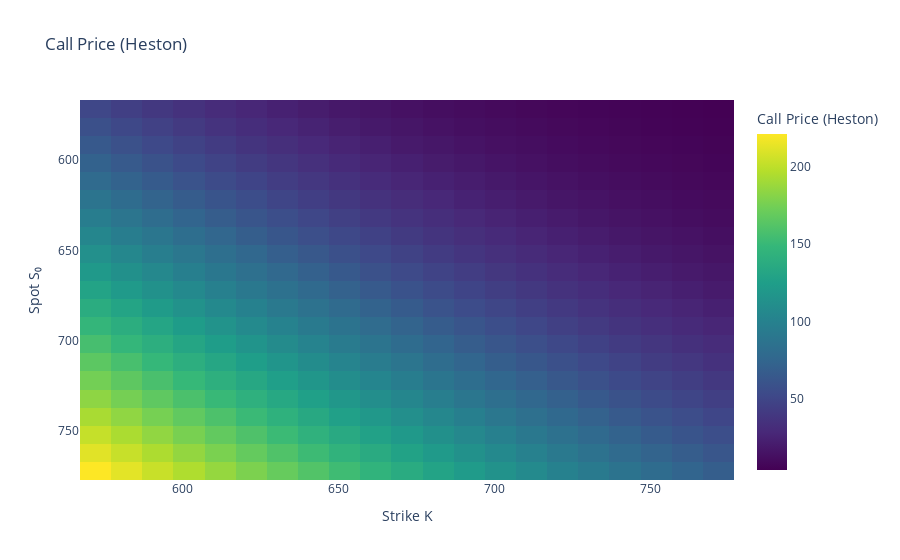
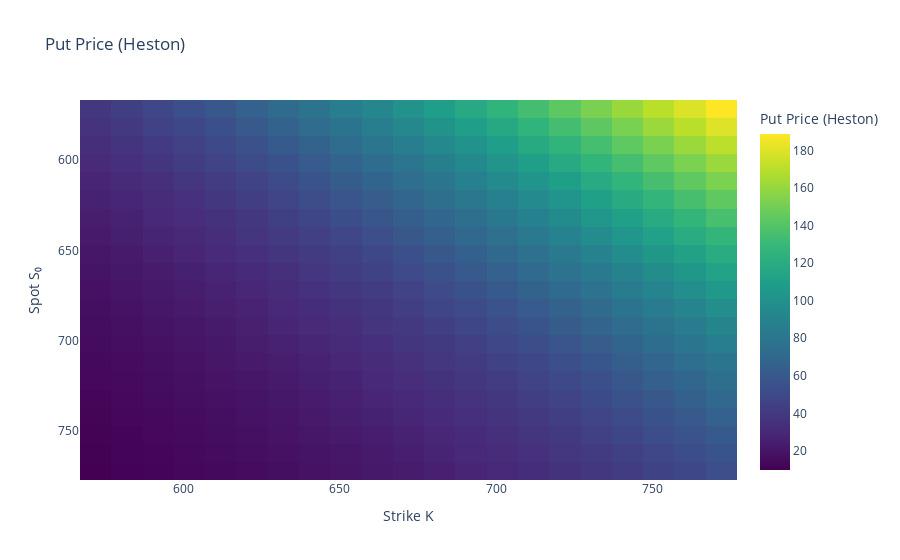
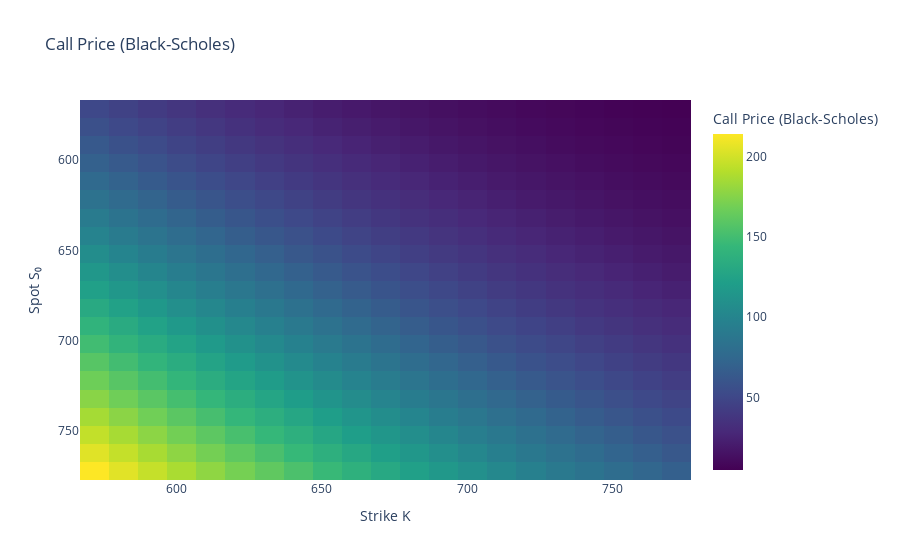
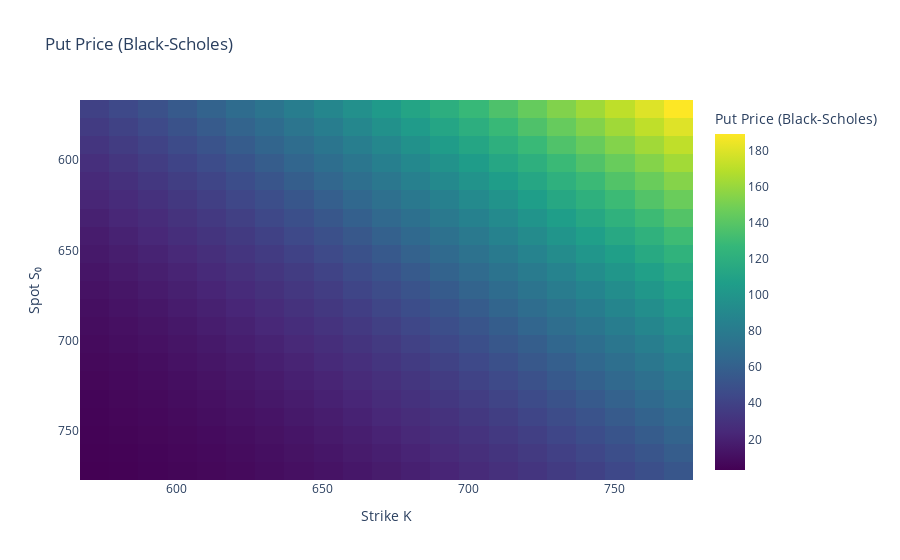

Write notebook code for charts like these, in order.
### Code cell
fig_call_heston = plot_heatmap(call_heston, K_grid, S_grid, 'Call Price (Heston)')
fig_put_heston = plot_heatmap(put_heston, K_grid, S_grid, 'Put Price (Heston)')
fig_call_bs = plot_heatmap(call_bs, K_grid, S_grid, 'Call Price (Black-Scholes)')
fig_put_bs = plot_heatmap(put_bs, K_grid, S_grid, 'Put Price (Black-Scholes)')
fig_call_heston.show()
fig_put_heston.show()
fig_call_bs.show()
fig_put_bs.show()

### Figure 1 — Plotly figure (JSON) as saved in the notebook; plotly's stock layout.template omitted (floating-point values rounded to 4 significant figures; data arrays with more than 128 entries replaced by an {"elided": "..."} marker saying what was removed)
{"data": [{"colorbar": {"title": {"text": "Call Price (Heston)"}}, "colorscale": [[0, "#440154"], [0.1111, "#482878"], [0.2222, "#3e4989"], [0.3333, "#31688e"], [0.4444, "#26828e"], [0.5556, "#1f9e89"], [0.6667, "#35b779"], [0.7778, "#6ece58"], [0.8889, "#b5de2b"], [1, "#fde725"]], "type": "heatmap", "x": [571.9, 581.9, 591.9, 601.9, 611.9, 621.9, 631.9, 641.9, 651.9, 661.9, 671.9, 681.9, 691.9, 701.9, 711.9, 721.9, 731.9, 741.9, 751.9, 761.9, 771.9], "y": [571.9, 581.9, 591.9, 601.9, 611.9, 621.9, 631.9, 641.9, 651.9, 661.9, 671.9, 681.9, 691.9, 701.9, 711.9, 721.9, 731.9, 741.9, 751.9, 761.9, 771.9], "z": {"elided": "21x21 float values"}}], "layout": {"title": {"text": "Call Price (Heston)"}, "xaxis": {"title": {"text": "Strike K"}}, "yaxis": {"autorange": "reversed", "title": {"text": "Spot S₀"}}}}

### Figure 2 — Plotly figure (JSON) as saved in the notebook; plotly's stock layout.template omitted (floating-point values rounded to 4 significant figures; data arrays with more than 128 entries replaced by an {"elided": "..."} marker saying what was removed)
{"data": [{"colorbar": {"title": {"text": "Put Price (Heston)"}}, "colorscale": [[0, "#440154"], [0.1111, "#482878"], [0.2222, "#3e4989"], [0.3333, "#31688e"], [0.4444, "#26828e"], [0.5556, "#1f9e89"], [0.6667, "#35b779"], [0.7778, "#6ece58"], [0.8889, "#b5de2b"], [1, "#fde725"]], "type": "heatmap", "x": [571.9, 581.9, 591.9, 601.9, 611.9, 621.9, 631.9, 641.9, 651.9, 661.9, 671.9, 681.9, 691.9, 701.9, 711.9, 721.9, 731.9, 741.9, 751.9, 761.9, 771.9], "y": [571.9, 581.9, 591.9, 601.9, 611.9, 621.9, 631.9, 641.9, 651.9, 661.9, 671.9, 681.9, 691.9, 701.9, 711.9, 721.9, 731.9, 741.9, 751.9, 761.9, 771.9], "z": {"elided": "21x21 float values"}}], "layout": {"title": {"text": "Put Price (Heston)"}, "xaxis": {"title": {"text": "Strike K"}}, "yaxis": {"autorange": "reversed", "title": {"text": "Spot S₀"}}}}

### Figure 3 — Plotly figure (JSON) as saved in the notebook; plotly's stock layout.template omitted (floating-point values rounded to 4 significant figures; data arrays with more than 128 entries replaced by an {"elided": "..."} marker saying what was removed)
{"data": [{"colorbar": {"title": {"text": "Call Price (Black-Scholes)"}}, "colorscale": [[0, "#440154"], [0.1111, "#482878"], [0.2222, "#3e4989"], [0.3333, "#31688e"], [0.4444, "#26828e"], [0.5556, "#1f9e89"], [0.6667, "#35b779"], [0.7778, "#6ece58"], [0.8889, "#b5de2b"], [1, "#fde725"]], "type": "heatmap", "x": [571.9, 581.9, 591.9, 601.9, 611.9, 621.9, 631.9, 641.9, 651.9, 661.9, 671.9, 681.9, 691.9, 701.9, 711.9, 721.9, 731.9, 741.9, 751.9, 761.9, 771.9], "y": [571.9, 581.9, 591.9, 601.9, 611.9, 621.9, 631.9, 641.9, 651.9, 661.9, 671.9, 681.9, 691.9, 701.9, 711.9, 721.9, 731.9, 741.9, 751.9, 761.9, 771.9], "z": {"elided": "21x21 float values"}}], "layout": {"title": {"text": "Call Price (Black-Scholes)"}, "xaxis": {"title": {"text": "Strike K"}}, "yaxis": {"autorange": "reversed", "title": {"text": "Spot S₀"}}}}

### Figure 4 — Plotly figure (JSON) as saved in the notebook; plotly's stock layout.template omitted (floating-point values rounded to 4 significant figures; data arrays with more than 128 entries replaced by an {"elided": "..."} marker saying what was removed)
{"data": [{"colorbar": {"title": {"text": "Put Price (Black-Scholes)"}}, "colorscale": [[0, "#440154"], [0.1111, "#482878"], [0.2222, "#3e4989"], [0.3333, "#31688e"], [0.4444, "#26828e"], [0.5556, "#1f9e89"], [0.6667, "#35b779"], [0.7778, "#6ece58"], [0.8889, "#b5de2b"], [1, "#fde725"]], "type": "heatmap", "x": [571.9, 581.9, 591.9, 601.9, 611.9, 621.9, 631.9, 641.9, 651.9, 661.9, 671.9, 681.9, 691.9, 701.9, 711.9, 721.9, 731.9, 741.9, 751.9, 761.9, 771.9], "y": [571.9, 581.9, 591.9, 601.9, 611.9, 621.9, 631.9, 641.9, 651.9, 661.9, 671.9, 681.9, 691.9, 701.9, 711.9, 721.9, 731.9, 741.9, 751.9, 761.9, 771.9], "z": {"elided": "21x21 float values"}}], "layout": {"title": {"text": "Put Price (Black-Scholes)"}, "xaxis": {"title": {"text": "Strike K"}}, "yaxis": {"autorange": "reversed", "title": {"text": "Spot S₀"}}}}
